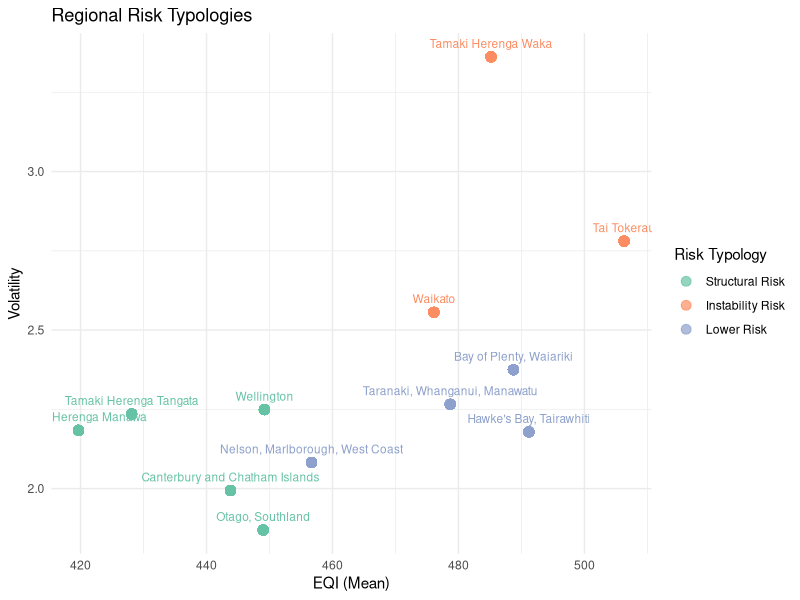

Write the R code that produced this figure.
library(tidyverse)
library(readr)
library(readxl)
library(here)


df_clean <- read_excel(here("data_clean", "merged_attendance_eqi.xlsx"))


# Clean out NAs just in case
df_clean <- df_clean %>%
  drop_na(eqi_mean, volatility_present, avg_present)

# STEP 1: Standardise predictors
df_clean <- df_clean %>%
  mutate(
    eqi_std = scale(eqi_mean)[,1],
    vol_std = scale(volatility_present)[,1]
  )

# STEP 2: Weighted Risk Score based on variance explained
df_clean <- df_clean %>%
  mutate(
    risk_score = (0.63 * eqi_std) + (0.37 * vol_std)
  )

# STEP 3: Assign risk typologies (qualitative layer)
df_clean <- df_clean %>%
  mutate(
    risk_typology = case_when(
      eqi_std <= -0.5 & vol_std >= 0.5  ~ "High Risk (Structural + Instability)",
      eqi_std <= -0.5 & vol_std < 0.5   ~ "Structural Risk",
      eqi_std > -0.5 & vol_std >= 0.5   ~ "Instability Risk",
      eqi_std > -0.5 & vol_std < 0.5    ~ "Lower Risk"
    ),
  # Clean up NA for later summaries
    risk_typology = factor(risk_typology, levels = c("High Risk (Structural + Instability)", "Structural Risk", "Instability Risk", "Lower Risk"))
  )

# summary table
typology_summary <- df_clean %>%
  group_by(risk_typology) %>%
  summarise(
    mean_attendance = round(mean(avg_present), 1),
    count = n()
  )

print(typology_summary)

# Visualisation (with fixed labels)
ggplot(df_clean, aes(x = eqi_mean, y = volatility_present, color = risk_typology, label = education_region)) +
  geom_point(size = 3, alpha = 0.7) +
  geom_text(size = 3, vjust = -1, check_overlap = TRUE, show.legend = FALSE) +  # <-- THIS IS THE FIX
  labs(
    title = "Regional Risk Typologies",
    x = "EQI (Mean)",
    y = "Volatility",
    color = "Risk Typology"
  ) +
  theme_minimal() +
  scale_color_brewer(palette = "Set2")
